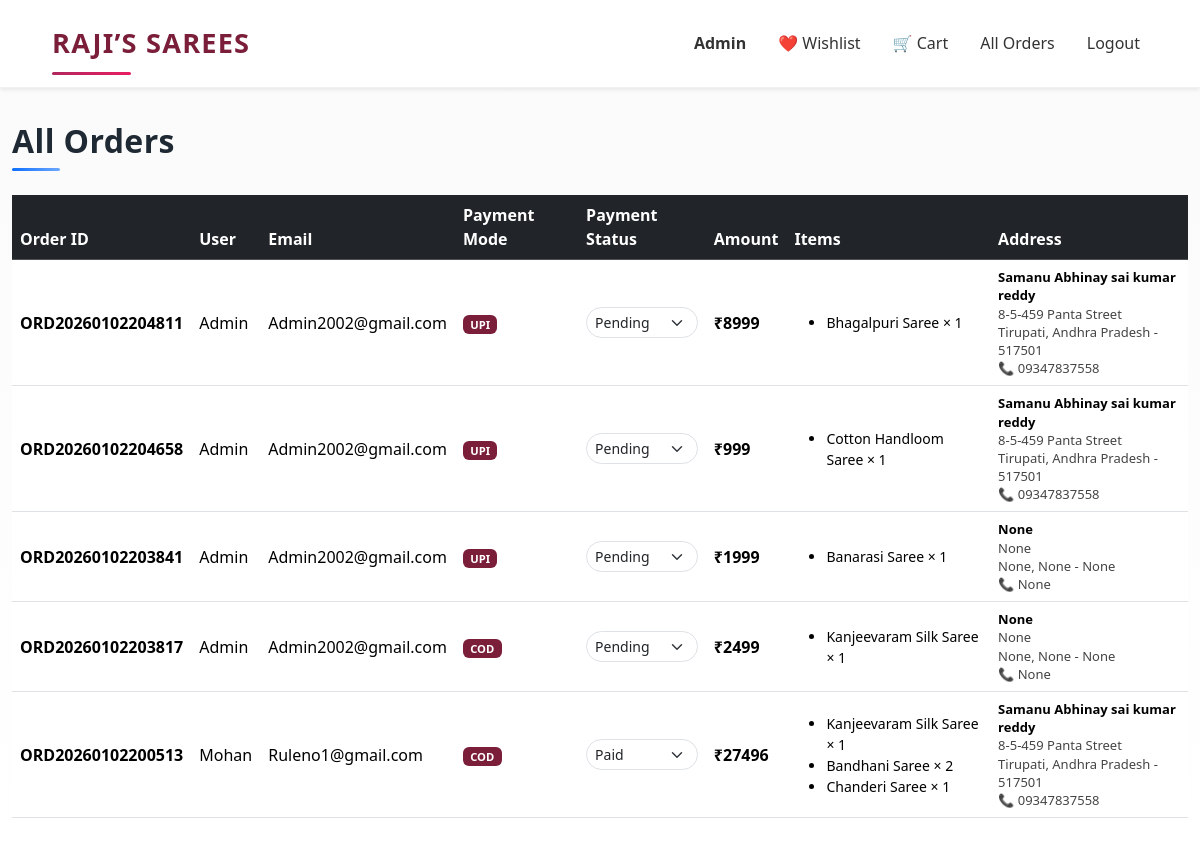
Page /admin/orders (signed in) on the committed database.
### app.py (models this page shows)
class Order(db.Model):
    id = db.Column(db.Integer, primary_key=True)
    order_code = db.Column(db.String(30), unique=True, nullable=False)
    user_id = db.Column(db.Integer, db.ForeignKey("user.id"), nullable=False)
    user = db.relationship(
        "User",
        back_populates="orders"
    )
    payment_mode = db.Column(db.String(20))
    payment_status = db.Column(db.String(20))
    total_amount = db.Column(db.Integer)
    full_name = db.Column(db.String(100))
    phone = db.Column(db.String(20))
    address_line = db.Column(db.Text)
    city = db.Column(db.String(50))
    state = db.Column(db.String(50))
    pincode = db.Column(db.String(10))
    created_at = db.Column(db.DateTime, default=datetime.utcnow)
    items = db.relationship(
        "OrderItem",
        backref="order",
        cascade="all, delete-orphan",
        lazy=True
    )

class User(UserMixin, db.Model):
    id = db.Column(db.Integer, primary_key=True)
    name = db.Column(db.String(100), nullable=False)
    email = db.Column(db.String(120), unique=True, nullable=False)
    password = db.Column(db.String(200), nullable=False)
    is_admin = db.Column(db.Boolean, default=False)
    orders = db.relationship(
        "Order",
        back_populates="user",
        cascade="all, delete-orphan"
    )

class OrderItem(db.Model):
    id = db.Column(db.Integer, primary_key=True)
    order_id = db.Column(db.Integer, db.ForeignKey("order.id"), nullable=False)
    product_name = db.Column(db.String(150))
    price = db.Column(db.Integer)
    quantity = db.Column(db.Integer)

### app.py (the view)
@app.route("/admin/orders")
@login_required
def admin_orders():
    if not current_user.is_admin:
        abort(403)
    orders = Order.query.order_by(Order.created_at.desc()).all()
    return render_template("orders_admin.html", orders=orders)

### app.py (called while the page is built)
@login_manager.user_loader
def load_user(user_id):
    return User.query.get(int(user_id))

@app.context_processor
def inject_cart_count():
    if current_user.is_authenticated:
        count = db.session.query(
            func.sum(CartItem.quantity)
        ).filter_by(user_id=current_user.id).scalar()
        return {"cart_count": count or 0}
    return {"cart_count": 0}

### templates/orders_admin.html
{% extends "base.html" %}
{% block content %}
<h2 class="mb-4">All Orders</h2>
<div class="table-responsive">
<table class="table table-hover align-middle">
<thead class="table-dark">
<tr>
  <th>Order ID</th>
  <th>User</th>
  <th>Email</th>
  <th>Payment Mode</th>
  <th>Payment Status</th>
  <th>Amount</th>
  <th>Items</th>
  <th>Address</th>
</tr>
</thead>
<tbody>
{% for order in orders %}
<tr>
  <td><strong>{{ order.order_code }}</strong></td>
  <td>{{ order.user.name }}</td>
  <td>{{ order.user.email }}</td>
  <td>
    <span class="badge bg-info">
      {{ order.payment_mode }}
    </span>
  </td>
  <td>
    <form method="POST"
          action="/admin/order/update-status/{{ order.id }}">
      <select name="payment_status"
              class="form-select form-select-sm"
              onchange="this.form.submit()">
        <option value="Pending"
          {% if order.payment_status == "Pending" %}selected{% endif %}>
          Pending
        </option>
        <option value="Paid"
          {% if order.payment_status == "Paid" %}selected{% endif %}>
          Paid
        </option>
      </select>
    </form>
  </td>
  <td><strong>₹{{ order.total_amount }}</strong></td>
  <td>
    <ul class="small mb-0">
      {% for item in order.items %}
        <li>{{ item.product_name }} × {{ item.quantity }}</li>
      {% endfor %}
    </ul>
  </td>
  <td>
  <div class="admin-address">
    <strong>{{ order.full_name }}</strong><br>
    {{ order.address_line }}<br>
    {{ order.city }}, {{ order.state }} - {{ order.pincode }}<br>
    📞 {{ order.phone }}
  </div>
</td>
</tr>
{% endfor %}
</tbody>
</table>
</div>
{% endblock %}

### static/css/style.css (style rules this page uses)
* { margin: 0; padding: 0; box-sizing: border-box; }
body { font-family: 'Inter', sans-serif; background-color: #f5f5f6; color: #282c3f; }
body { background-color: #f5f5f5; }
:root { --primary: #b1275e; --secondary: #f8f8f8; --text-dark: #222; --muted: #777; }
body { font-family: 'Poppins', sans-serif; background-color: var(--secondary); color: var(--text-dark); }
:root { --primary: #6a11cb; --secondary: #2575fc; --accent: #ffb703; --success: #2ec4b6; --danger: #ef233c; --dark: #1f2933; --light: #f8f9fa; --glass: rgba(255, 255, 255, 0.75); --radius: 16px; --shadow: 0 20px 40px rgba(0,0,0,0.12); }
body { font-family: "Poppins", system-ui, sans-serif; background: linear-gradient(135deg, #fdfbfb, #ebedee); color: var(--dark); min-height: 100vh; }
input, textarea, select { border-radius: 999px; padding: 10px 14px; border: 1px solid #ddd; transition: all 0.3s ease; }
:root { --brand: #7b1e3a; --brand-soft: #f6e9ee; --gold: #c89b3c; --dark: #222; }
body { background: linear-gradient(180deg, #fafafa, #fdfdfd); color: var(--dark); }
.badge { background: var(--brand) !important; font-size: 0.7rem; }
input, select, textarea { border-radius: 999px !important; padding: 10px 16px; }
body { background: linear-gradient(180deg, #fafafa 0%, #ffffff 100%); }
h2.mb-4 { font-weight: 600; color: #1f2933; letter-spacing: 0.4px; position: relative; }
h2.mb-4::after { content: ""; display: block; width: 48px; height: 3px; margin-top: 8px; background: linear-gradient(90deg, #0d6efd, #6ea8fe); border-radius: 10px; }
.admin-address { max-width: 260px; font-size: 13px; line-height: 1.4; color: #444; }
.admin-address strong { color: #000; }

### rows in the picture
Order: order_code "ORD20260102204811", user.name "Admin", user.email "Admin2002@gmail.com", payment_mode "UPI", payment_status "Pending", total_amount "8999", full_name "Samanu Abhinay sai kumar reddy", address_line "8-5-459 Panta Street", city "Tirupati", state "Andhra Pradesh", pincode "517501", phone "09347837558"
OrderItem: product_name "Bhagalpuri Saree", quantity "1"
Order: order_code "ORD20260102204658", user.name "Admin", user.email "Admin2002@gmail.com", payment_mode "UPI", payment_status "Pending", total_amount "999", full_name "Samanu Abhinay sai kumar reddy", address_line "8-5-459 Panta Street", city "Tirupati", state "Andhra Pradesh", pincode "517501", phone "09347837558"
OrderItem: product_name "Cotton Handloom Saree", quantity "1"
Order: order_code "ORD20260102203841", user.name "Admin", user.email "Admin2002@gmail.com", payment_mode "UPI", payment_status "Pending", total_amount "1999", full_name "None", address_line "None", city "None", state "None", pincode "None", phone "None"
OrderItem: product_name "Banarasi Saree", quantity "1"
Order: order_code "ORD20260102203817", user.name "Admin", user.email "Admin2002@gmail.com", payment_mode "COD", payment_status "Pending", total_amount "2499", full_name "None", address_line "None", city "None", state "None", pincode "None", phone "None"
OrderItem: product_name "Kanjeevaram Silk Saree", quantity "1"
Order: order_code "ORD20260102200513", user.name "Mohan", user.email "Ruleno1@gmail.com", payment_mode "COD", payment_status "Paid", total_amount "27496", full_name "Samanu Abhinay sai kumar reddy", address_line "8-5-459 Panta Street", city "Tirupati", state "Andhra Pradesh", pincode "517501", phone "09347837558"
OrderItem: product_name "Kanjeevaram Silk Saree", quantity "1"
OrderItem: product_name "Bandhani Saree", quantity "2"
OrderItem: product_name "Chanderi Saree", quantity "1"
